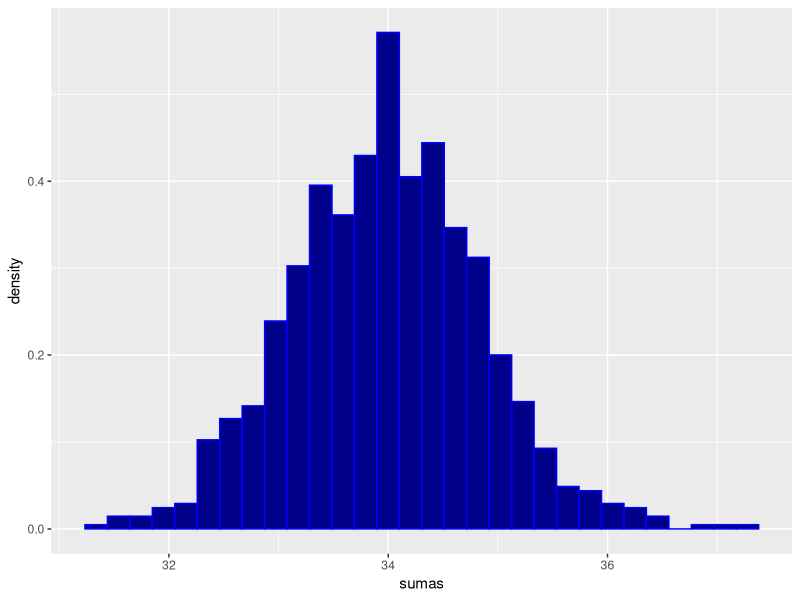
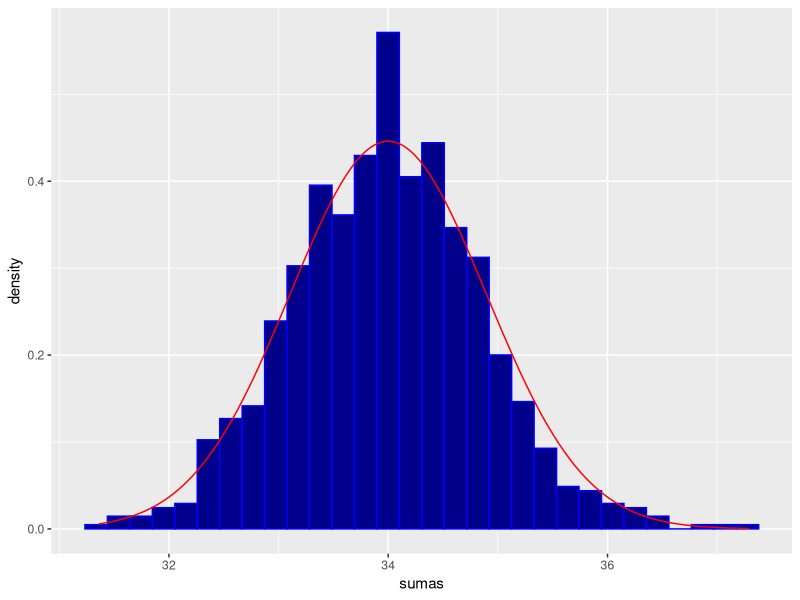

Generate these figures, in order, with R:
library(tidyverse)

# Definimos una población de tamaño 10000 tomado de una normal
# con media 1.7 y desviación 0.2

tamano_poblacion = 10000
mi_poblacion = rnorm(tamano_poblacion,mean=1.7,sd=0.2)

# De la población anterior, tomamos 1000 muestras de tamaño 20 y sumamos
# los 20 valores de cada una de las 1000 muestras, de modo que obtenemos
# 1000 sumas. Al arreglo de 1000 sumas lo llamamos suma

tamano_muestra = 20
sumas = replicate(1000,sum(mi_poblacion[sample(1:10000,tamano_muestra)]))

# Convertimos los resultados anteriores a una tabla llamada mi_data 
# de 1000 filas y una columna llamada sumas 

mi_data = data.frame(sumas=sumas)

# Graficamos el histograma de frecuencias relativas


ggplot()+
  geom_histogram(data = mi_data,
                 mapping = aes(x=sumas,y=after_stat(density)),
                 color = "blue",
                 fill = "darkblue")

# Para cada número de desde la menor suma hasta la mayor suma, saltando
# de 0.01 en 0.01, calculamos f(x) donde f es la densidad de una 
# N(media=20*1.7,sd= sqrt(20*0.2^2))

a = min(mi_data$sumas)
b = max(mi_data$sumas)

gaussiana_verdadera = data.frame(abscisas = seq(a,b,by=0.01),
                                 ordenadas = dnorm(seq(a,b,by=0.01),
                                                   mean = tamano_muestra*1.7,
                                                   sd = sqrt(tamano_muestra*0.2^2)))

# Graficamos el histograma anterior junto con la campana correspondiente
# a una N(media=20*1.7,sd= sqrt(20*0.2^2))

ggplot()+
  geom_histogram(data = mi_data,
                 mapping = aes(x=sumas,y=after_stat(density)),
                 color = "blue",
                 fill = "darkblue") +
  geom_line(data = gaussiana_verdadera,
            mapping = aes(x=abscisas,y=ordenadas),
            color = "red")








